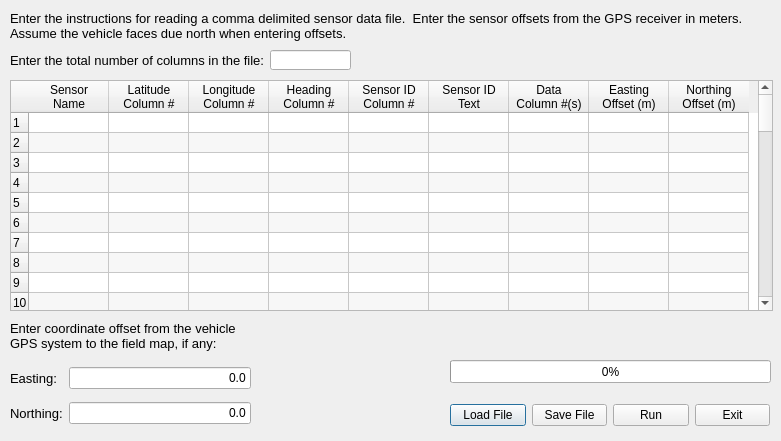
<?xml version="1.0" encoding="UTF-8"?>
<ui version="4.0">
 <class>PreprocessorDlg</class>
 <widget class="QDialog" name="PreprocessorDlg">
  <property name="geometry">
   <rect>
    <x>0</x>
    <y>0</y>
    <width>781</width>
    <height>441</height>
   </rect>
  </property>
  <property name="sizePolicy">
   <sizepolicy hsizetype="Fixed" vsizetype="Fixed">
    <horstretch>0</horstretch>
    <verstretch>0</verstretch>
   </sizepolicy>
  </property>
  <property name="minimumSize">
   <size>
    <width>781</width>
    <height>400</height>
   </size>
  </property>
  <property name="maximumSize">
   <size>
    <width>781</width>
    <height>471</height>
   </size>
  </property>
  <property name="windowTitle">
   <string>Sensor Data File Instructions</string>
  </property>
  <widget class="QWidget" name="horizontalLayoutWidget">
   <property name="geometry">
    <rect>
     <x>450</x>
     <y>400</y>
     <width>320</width>
     <height>31</height>
    </rect>
   </property>
   <layout class="QHBoxLayout" name="horizontalLayout_4">
    <item>
     <widget class="QPushButton" name="btnLoad">
      <property name="text">
       <string>Load File</string>
      </property>
     </widget>
    </item>
    <item>
     <widget class="QPushButton" name="btnSave">
      <property name="text">
       <string>Save File</string>
      </property>
     </widget>
    </item>
    <item>
     <widget class="QPushButton" name="btnRun">
      <property name="text">
       <string>Run</string>
      </property>
     </widget>
    </item>
    <item>
     <widget class="QPushButton" name="btnExit">
      <property name="text">
       <string>Exit</string>
      </property>
     </widget>
    </item>
   </layout>
  </widget>
  <widget class="QLabel" name="label_3">
   <property name="geometry">
    <rect>
     <x>10</x>
     <y>10</y>
     <width>761</width>
     <height>31</height>
    </rect>
   </property>
   <property name="font">
    <font>
     <pointsize>10</pointsize>
    </font>
   </property>
   <property name="text">
    <string>Enter the instructions for reading a comma delimited sensor data file.  Enter the sensor offsets from the GPS receiver in meters.  Assume the vehicle faces due north when entering offsets.</string>
   </property>
   <property name="wordWrap">
    <bool>true</bool>
   </property>
  </widget>
  <widget class="QLabel" name="label_4">
   <property name="geometry">
    <rect>
     <x>10</x>
     <y>50</y>
     <width>261</width>
     <height>21</height>
    </rect>
   </property>
   <property name="font">
    <font>
     <pointsize>10</pointsize>
    </font>
   </property>
   <property name="text">
    <string>Enter the total number of columns in the file:</string>
   </property>
   <property name="wordWrap">
    <bool>true</bool>
   </property>
  </widget>
  <widget class="QWidget" name="gridLayoutWidget">
   <property name="geometry">
    <rect>
     <x>10</x>
     <y>360</y>
     <width>241</width>
     <height>71</height>
    </rect>
   </property>
   <layout class="QGridLayout" name="gridLayout">
    <item row="0" column="0">
     <widget class="QLabel" name="label_2">
      <property name="font">
       <font>
        <pointsize>10</pointsize>
       </font>
      </property>
      <property name="text">
       <string>Easting:</string>
      </property>
     </widget>
    </item>
    <item row="0" column="1">
     <widget class="QLineEdit" name="txtEasting">
      <property name="text">
       <string>0.0</string>
      </property>
      <property name="alignment">
       <set>Qt::AlignRight|Qt::AlignTrailing|Qt::AlignVCenter</set>
      </property>
     </widget>
    </item>
    <item row="1" column="0">
     <widget class="QLabel" name="label_5">
      <property name="font">
       <font>
        <pointsize>10</pointsize>
       </font>
      </property>
      <property name="text">
       <string>Northing:</string>
      </property>
     </widget>
    </item>
    <item row="1" column="1">
     <widget class="QLineEdit" name="txtNorthing">
      <property name="text">
       <string>0.0</string>
      </property>
      <property name="alignment">
       <set>Qt::AlignRight|Qt::AlignTrailing|Qt::AlignVCenter</set>
      </property>
     </widget>
    </item>
   </layout>
  </widget>
  <widget class="QLabel" name="label">
   <property name="geometry">
    <rect>
     <x>10</x>
     <y>320</y>
     <width>241</width>
     <height>31</height>
    </rect>
   </property>
   <property name="font">
    <font>
     <pointsize>10</pointsize>
    </font>
   </property>
   <property name="text">
    <string>Enter coordinate offset from the vehicle GPS system to the field map, if any:</string>
   </property>
   <property name="wordWrap">
    <bool>true</bool>
   </property>
  </widget>
  <widget class="QLineEdit" name="txtNumCol">
   <property name="geometry">
    <rect>
     <x>270</x>
     <y>50</y>
     <width>81</width>
     <height>20</height>
    </rect>
   </property>
   <property name="text">
    <string/>
   </property>
   <property name="alignment">
    <set>Qt::AlignRight|Qt::AlignTrailing|Qt::AlignVCenter</set>
   </property>
  </widget>
  <widget class="QTableWidget" name="tblInstructions">
   <property name="geometry">
    <rect>
     <x>10</x>
     <y>80</y>
     <width>763</width>
     <height>231</height>
    </rect>
   </property>
   <property name="alternatingRowColors">
    <bool>true</bool>
   </property>
   <property name="rowCount">
    <number>50</number>
   </property>
   <property name="columnCount">
    <number>9</number>
   </property>
   <attribute name="horizontalHeaderDefaultSectionSize">
    <number>80</number>
   </attribute>
   <attribute name="verticalHeaderVisible">
    <bool>true</bool>
   </attribute>
   <attribute name="verticalHeaderDefaultSectionSize">
    <number>20</number>
   </attribute>
   <attribute name="verticalHeaderMinimumSectionSize">
    <number>20</number>
   </attribute>
   <row/>
   <row/>
   <row/>
   <row/>
   <row/>
   <row/>
   <row/>
   <row/>
   <row/>
   <row/>
   <row/>
   <row/>
   <row/>
   <row/>
   <row/>
   <row/>
   <row/>
   <row/>
   <row/>
   <row/>
   <row/>
   <row/>
   <row/>
   <row/>
   <row/>
   <row/>
   <row/>
   <row/>
   <row/>
   <row/>
   <row/>
   <row/>
   <row/>
   <row/>
   <row/>
   <row/>
   <row/>
   <row/>
   <row/>
   <row/>
   <row/>
   <row/>
   <row/>
   <row/>
   <row/>
   <row/>
   <row/>
   <row/>
   <row/>
   <row/>
   <column>
    <property name="text">
     <string>Sensor
Name</string>
    </property>
   </column>
   <column>
    <property name="text">
     <string>Latitude
Column #</string>
    </property>
   </column>
   <column>
    <property name="text">
     <string>Longitude
Column #</string>
    </property>
   </column>
   <column>
    <property name="text">
     <string>Heading
Column #</string>
    </property>
   </column>
   <column>
    <property name="text">
     <string>Sensor ID
Column #</string>
    </property>
   </column>
   <column>
    <property name="text">
     <string>Sensor ID
Text</string>
    </property>
   </column>
   <column>
    <property name="text">
     <string>Data
Column #(s)</string>
    </property>
   </column>
   <column>
    <property name="text">
     <string>Easting
Offset (m)</string>
    </property>
   </column>
   <column>
    <property name="text">
     <string>Northing
Offset (m)</string>
    </property>
   </column>
  </widget>
  <widget class="QProgressBar" name="progressBar">
   <property name="geometry">
    <rect>
     <x>450</x>
     <y>360</y>
     <width>321</width>
     <height>23</height>
    </rect>
   </property>
   <property name="value">
    <number>0</number>
   </property>
  </widget>
 </widget>
 <resources/>
 <connections/>
</ui>
